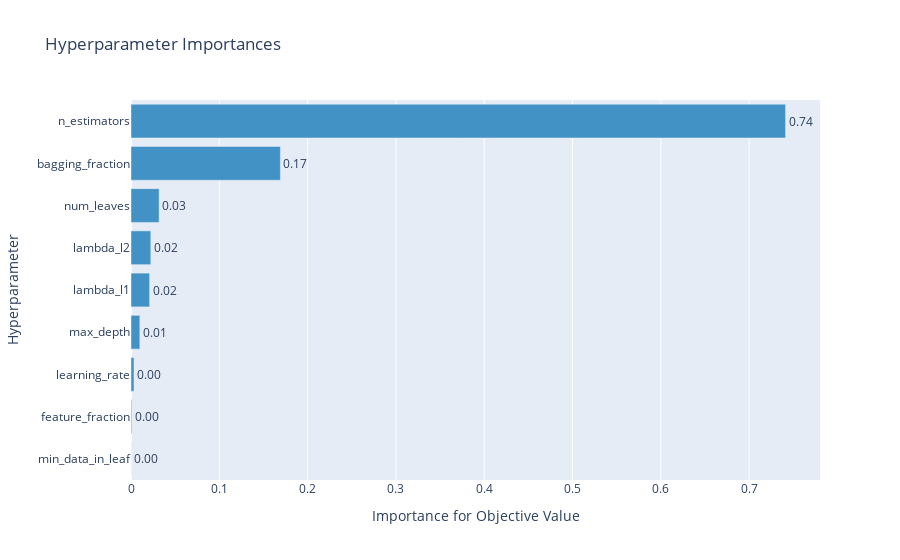

This figure's notebook cell:
### Code cell
import optuna.visualization as ov

ov.plot_param_importances(hptune)

### Figure 1 — Plotly figure (JSON) as saved in the notebook; plotly's stock layout.template omitted (floating-point values rounded to 4 significant figures)
{"data": [{"cliponaxis": false, "hovertemplate": ["min_data_in_leaf (IntUniformDistribution): 8.346784324473633e-05<extra></extra>", "feature_fraction (UniformDistribution): 0.0007985287751664905<extra></extra>", "learning_rate (UniformDistribution): 0.003416396529854986<extra></extra>", "max_depth (IntUniformDistribution): 0.0100004289130432<extra></extra>", "lambda_l1 (UniformDistribution): 0.02108305678861234<extra></extra>", "lambda_l2 (UniformDistribution): 0.02241052152473695<extra></extra>", "num_leaves (IntUniformDistribution): 0.03183176670852054<extra></extra>", "bagging_fraction (UniformDistribution): 0.16916773686370712<extra></extra>", "n_estimators (IntUniformDistribution): 0.7412080960531136<extra></extra>"], "marker": {"color": "rgb(66,146,198)"}, "orientation": "h", "text": ["8.346784324473633e-05", "0.0007985287751664905", "0.003416396529854986", "0.0100004289130432", "0.02108305678861234", "0.02241052152473695", "0.03183176670852054", "0.16916773686370712", "0.7412080960531136"], "textposition": "outside", "texttemplate": "%{text:.2f}", "type": "bar", "x": [8.347e-05, 0.0007985, 0.003416, 0.01, 0.02108, 0.02241, 0.03183, 0.1692, 0.7412], "y": ["min_data_in_leaf", "feature_fraction", "learning_rate", "max_depth", "lambda_l1", "lambda_l2", "num_leaves", "bagging_fraction", "n_estimators"]}], "layout": {"autosize": true, "showlegend": false, "title": {"text": "Hyperparameter Importances"}, "xaxis": {"autorange": true, "range": [0, 0.7802], "title": {"text": "Importance for Objective Value"}, "type": "linear"}, "yaxis": {"autorange": true, "range": [-0.5, 8.5], "title": {"text": "Hyperparameter"}, "type": "category"}}}
